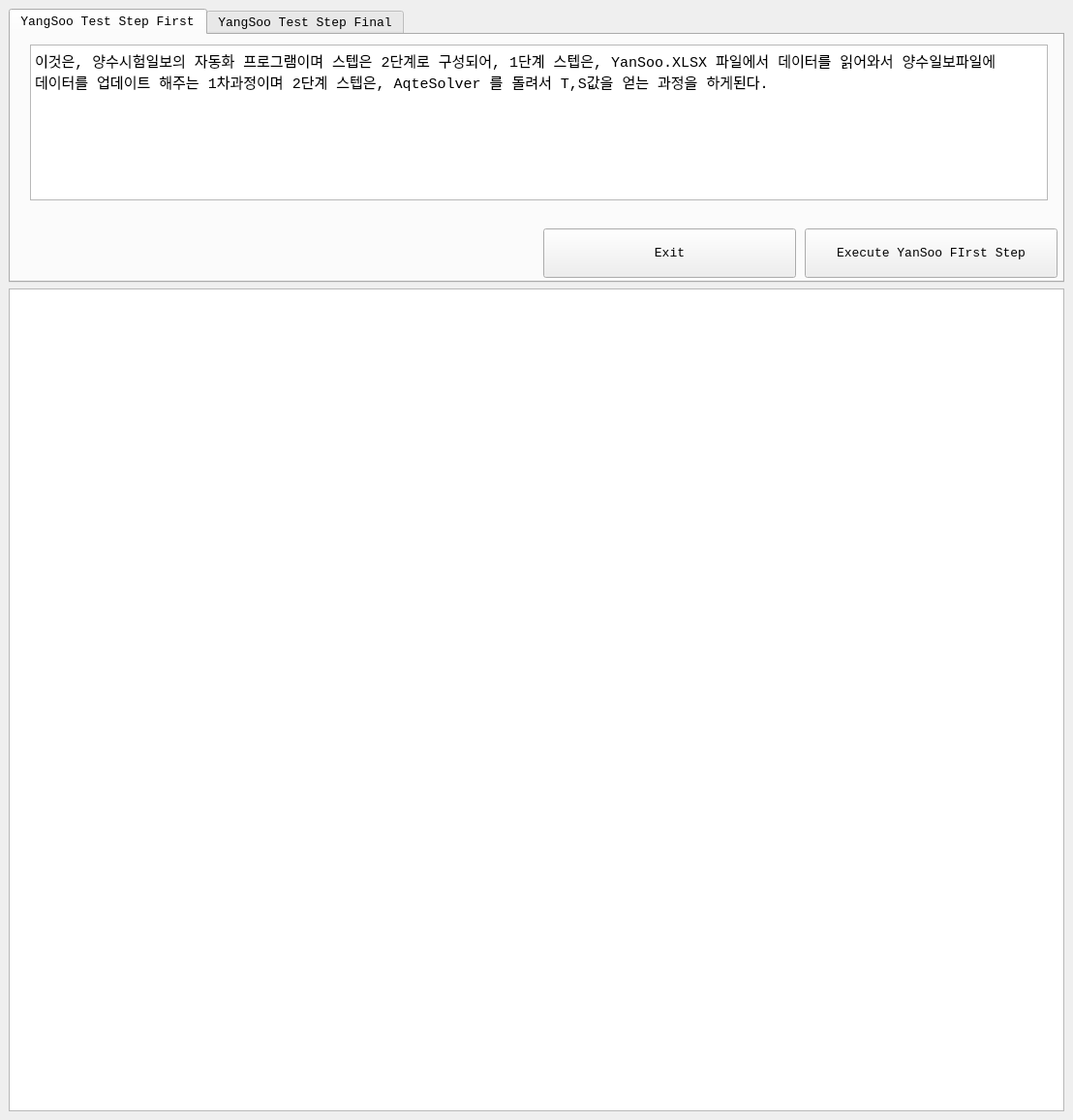
<?xml version="1.0" encoding="UTF-8"?>
<ui version="4.0">
 <class>MainWindow</class>
 <widget class="QMainWindow" name="MainWindow">
  <property name="windowModality">
   <enum>Qt::WindowModality::WindowModal</enum>
  </property>
  <property name="geometry">
   <rect>
    <x>0</x>
    <y>0</y>
    <width>1108</width>
    <height>1157</height>
   </rect>
  </property>
  <property name="sizePolicy">
   <sizepolicy hsizetype="Preferred" vsizetype="Preferred">
    <horstretch>0</horstretch>
    <verstretch>0</verstretch>
   </sizepolicy>
  </property>
  <property name="font">
   <font>
    <family>Consolas</family>
    <pointsize>10</pointsize>
   </font>
  </property>
  <property name="windowTitle">
   <string>양수시험 자동화, 스텝 1, 스텝 2</string>
  </property>
  <widget class="QWidget" name="centralwidget">
   <property name="sizePolicy">
    <sizepolicy hsizetype="Preferred" vsizetype="Preferred">
     <horstretch>0</horstretch>
     <verstretch>0</verstretch>
    </sizepolicy>
   </property>
   <property name="minimumSize">
    <size>
     <width>0</width>
     <height>1157</height>
    </size>
   </property>
   <layout class="QVBoxLayout" name="verticalLayout_3" stretch="1,3">
    <property name="sizeConstraint">
     <enum>QLayout::SizeConstraint::SetNoConstraint</enum>
    </property>
    <item>
     <layout class="QVBoxLayout" name="verticalLayout">
      <property name="sizeConstraint">
       <enum>QLayout::SizeConstraint::SetNoConstraint</enum>
      </property>
      <item>
       <widget class="QTabWidget" name="tabWidget">
        <property name="currentIndex">
         <number>0</number>
        </property>
        <widget class="QWidget" name="tab">
         <attribute name="title">
          <string>YangSoo Test Step First</string>
         </attribute>
         <widget class="QTextEdit" name="textEdit">
          <property name="geometry">
           <rect>
            <x>20</x>
            <y>10</y>
            <width>1051</width>
            <height>161</height>
           </rect>
          </property>
          <property name="font">
           <font>
            <family>Consolas</family>
            <pointsize>11</pointsize>
           </font>
          </property>
          <property name="html">
           <string>&lt;!DOCTYPE HTML PUBLIC &quot;-//W3C//DTD HTML 4.0//EN&quot; &quot;http://www.w3.org/TR/REC-html40/strict.dtd&quot;&gt;
&lt;html&gt;&lt;head&gt;&lt;meta name=&quot;qrichtext&quot; content=&quot;1&quot; /&gt;&lt;meta charset=&quot;utf-8&quot; /&gt;&lt;style type=&quot;text/css&quot;&gt;
p, li { white-space: pre-wrap; }
hr { height: 1px; border-width: 0; }
li.unchecked::marker { content: &quot;\2610&quot;; }
li.checked::marker { content: &quot;\2612&quot;; }
&lt;/style&gt;&lt;/head&gt;&lt;body style=&quot; font-family:'Consolas'; font-size:11pt; font-weight:400; font-style:normal;&quot;&gt;
&lt;p style=&quot; margin-top:0px; margin-bottom:0px; margin-left:0px; margin-right:0px; -qt-block-indent:0; text-indent:0px;&quot;&gt;이것은, 양수시험일보의 자동화 프로그램이며 스텝은 2단계로 구성되어, 1단계 스텝은, YanSoo.XLSX 파일에서 데이터를 읽어와서 양수일보파일에 데이터를 업데이트 해주는 1차과정이며 2단계 스텝은, AqteSolver 를 돌려서 T,S값을 얻는 과정을 하게된다.&lt;/p&gt;&lt;/body&gt;&lt;/html&gt;</string>
          </property>
          <property name="placeholderText">
           <string>이것은, 양수시험일보의 자동화 프로그램이며 스텝은 2단계로 구성되어, 1단계 스텝은, YanSoo.XLSX 파일에서 데이터를 읽어와서 양수일보파일에 데이터를 업데이트 해주는 1차과정이며 2단계 스텝은, AqteSolver 를 돌려서 T,S값을 얻는 과정을 하게된다.</string>
          </property>
         </widget>
         <widget class="QPushButton" name="pushButton">
          <property name="geometry">
           <rect>
            <x>820</x>
            <y>200</y>
            <width>261</width>
            <height>51</height>
           </rect>
          </property>
          <property name="text">
           <string>Execute YanSoo FIrst Step</string>
          </property>
         </widget>
         <widget class="QPushButton" name="pushButton_3">
          <property name="geometry">
           <rect>
            <x>550</x>
            <y>200</y>
            <width>261</width>
            <height>51</height>
           </rect>
          </property>
          <property name="text">
           <string>Exit</string>
          </property>
         </widget>
        </widget>
        <widget class="QWidget" name="tab_2">
         <attribute name="title">
          <string>YangSoo Test Step Final</string>
         </attribute>
         <widget class="QPushButton" name="pushButton_2">
          <property name="geometry">
           <rect>
            <x>810</x>
            <y>200</y>
            <width>261</width>
            <height>51</height>
           </rect>
          </property>
          <property name="text">
           <string>Execute YanSoo Final Step</string>
          </property>
          <property name="shortcut">
           <string>Ctrl+S</string>
          </property>
         </widget>
         <widget class="QPushButton" name="pushButton_4">
          <property name="geometry">
           <rect>
            <x>540</x>
            <y>200</y>
            <width>261</width>
            <height>51</height>
           </rect>
          </property>
          <property name="text">
           <string>Exit</string>
          </property>
         </widget>
        </widget>
       </widget>
      </item>
     </layout>
    </item>
    <item>
     <layout class="QVBoxLayout" name="verticalLayout_2">
      <item>
       <widget class="QListView" name="listView"/>
      </item>
     </layout>
    </item>
   </layout>
  </widget>
 </widget>
 <resources/>
 <connections/>
</ui>
